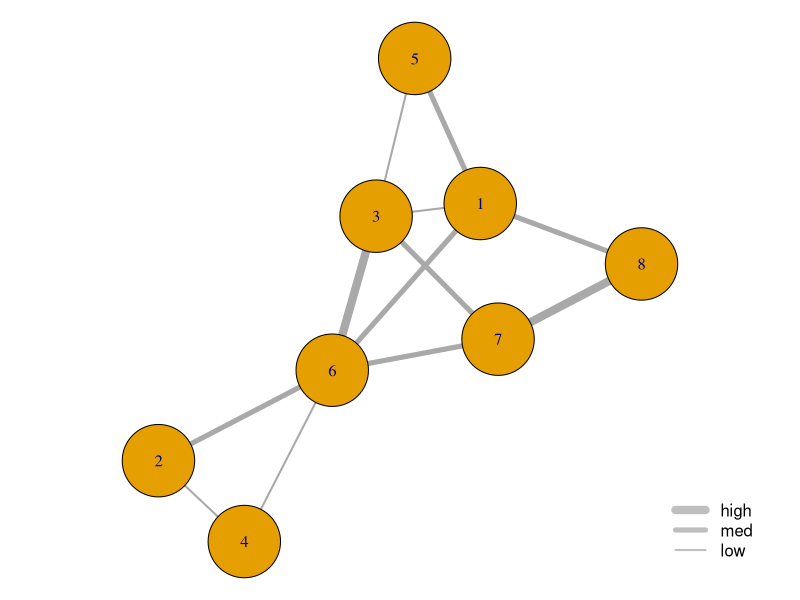

Reproduce this figure in R.
## ---- chunk 1
#| echo: false
#| fig-width: 8
#| lightbox: true

# Load package
library(igraph)

# Create a random graph
set.seed(20260215)
g <- sample_gnm(8, 12)
# Layout
layout <- layout_with_fr(g)
# Edge weights
ew <- sample(c(2, 5, 8), size = 12, replace = TRUE)

# Plot
par(mar = c(0, 0, 0, 0),
    mai = c(0, 0, 0, 0))
plot(g, layout = layout, edge.width = ew, vertex.size = 30)
legend("bottomright", legend=c("high", "med", "low"), 
       col = c("gray"), 
       bty = "n", lwd = c(8, 5, 2), lty = 1, cex = 1, 
       horiz = FALSE, inset = c(0.05, 0.05))
